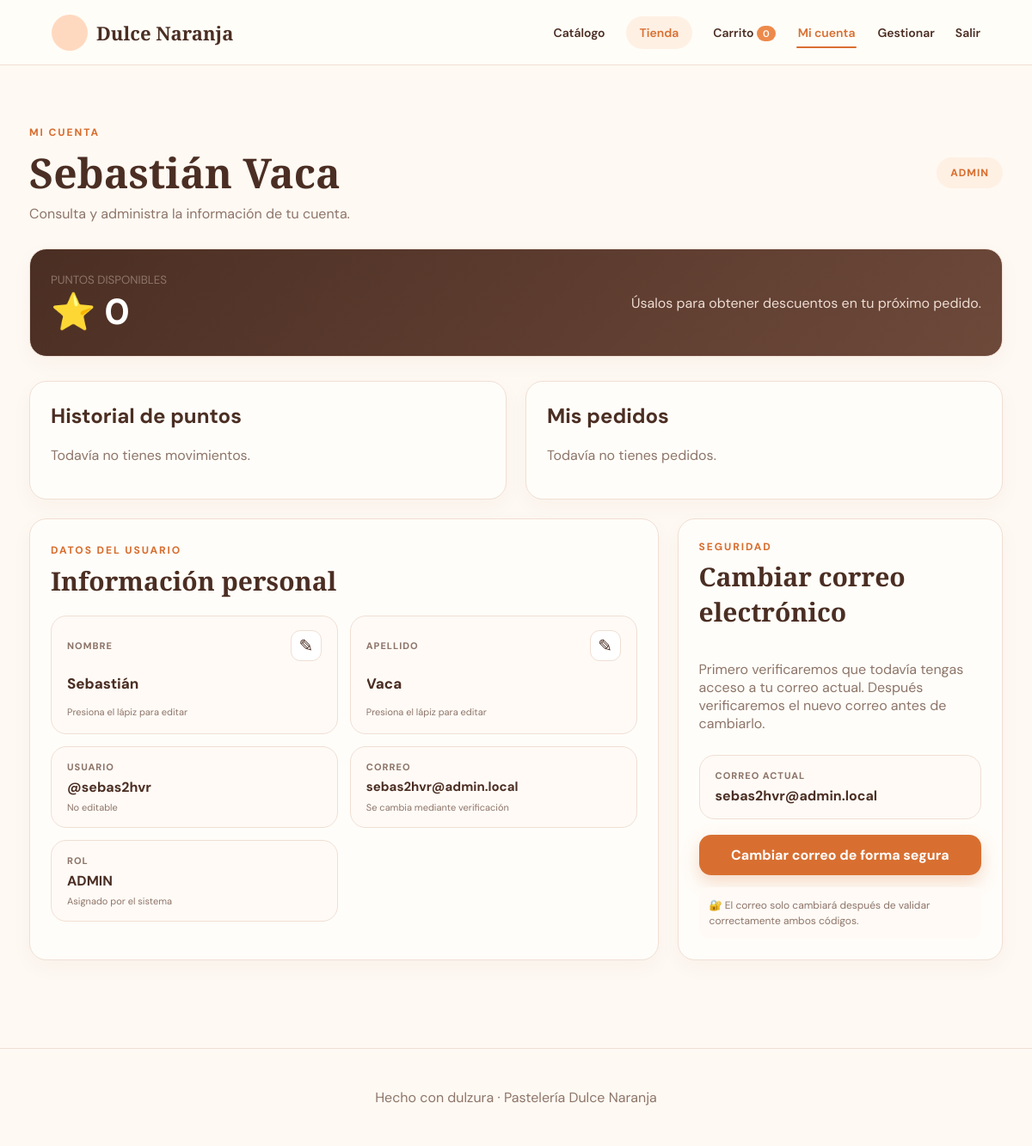
Screenshot of /profile (signed in) with the database file from the repository.
### tables this page shows
CREATE TABLE `users` (
  `id` bigint(20) unsigned NOT NULL AUTO_INCREMENT,
  `role_id` int(10) unsigned NOT NULL,
  `first_name` varchar(80) NOT NULL,
  `second_name` varchar(80) DEFAULT NULL,
  `last_name` varchar(80) NOT NULL,
  `second_last_name` varchar(80) NOT NULL,
  `username` varchar(60) NOT NULL,
  `email` varchar(160) NOT NULL,
  `google_sub` varchar(255) DEFAULT NULL,
  `password_hash` varchar(255) NOT NULL,
  `points_balance` int(11) NOT NULL DEFAULT 0,
  `status` enum('ACTIVE','INACTIVE','BANNED') NOT NULL DEFAULT 'ACTIVE',
  `created_at` timestamp NULL DEFAULT current_timestamp(),
  `updated_at` timestamp NULL DEFAULT current_timestamp() ON UPDATE current_timestamp(),
  PRIMARY KEY (`id`),
  UNIQUE KEY `username` (`username`),
  UNIQUE KEY `email` (`email`),
  UNIQUE KEY `google_sub` (`google_sub`),
  KEY `idx_users_role` (`role_id`),
  KEY `idx_users_status` (`status`),
  CONSTRAINT `fk_users_role` FOREIGN KEY (`role_id`) REFERENCES `roles` (`id`)
);

CREATE TABLE `roles` (
  `id` int(10) unsigned NOT NULL AUTO_INCREMENT,
  `name` varchar(50) NOT NULL,
  `created_at` timestamp NULL DEFAULT current_timestamp(),
  PRIMARY KEY (`id`),
  UNIQUE KEY `name` (`name`)
);

### src/Helpers/View.php (called while the page is built, shortened)
<?php
final class View {
    public static function render(string $view,array $data=[]):void {
        extract($data,EXTR_SKIP); $base=dirname(__DIR__,2).'/views/';
        $viewFile=$base.$view.'.php'; if(!is_file($viewFile)){http_response_code(500);exit('Vista no encontrada');}
        $auth=Auth::user(); $flashes=Flash::all(); $title=$data['title']??'Pastelería Dulce Naranja';
        require $base.'components/header.php';
        require $viewFile; require $base.'components/footer.php';
    }
    public static function e(mixed $v):string { return htmlspecialchars((string)$v,ENT_QUOTES,'UTF-8'); }
}

### src/Controllers/ProfileController.php (called while the page is built, shortened)
<?php
final class ProfileController
{
    public function show():void
    {
        AuthMiddleware::handle();$u=Auth::user();$pdo=Database::connection();
        $s=$pdo->prepare('SELECT pm.*,o.id order_no FROM point_movements pm LEFT JOIN orders o ON o.id=pm.order_id WHERE pm.user_id=? ORDER BY pm.created_at DESC LIMIT 50');$s->execute([$u['id']]);$mov=$s->fetchAll();
        $s=$pdo->prepare('SELECT o.*,os.name status_name FROM orders o JOIN order_statuses os ON os.id=o.status_id WHERE o.user_id=? ORDER BY o.created_at DESC LIMIT 20');$s->execute([$u['id']]);
        View::render('cliente/profile',['title'=>'Mi cuenta','movements'=>$mov,'orders'=>$s->fetchAll()]);
    }
}

### public/index.php (called while the page is built, shortened)
<?php
$r=new Router();
$r->add('GET','/',[HomeController::class,'home']);$r->add('GET','/catalog',[HomeController::class,'catalog']);$r->add('GET','/catalogo',[HomeController::class,'catalogo']);$r->add('GET','/product/{id}',[HomeController::class,'product']);$r->add('GET','/dashboard',[HomeController::class,'dashboard']);
$r->add('GET','/login',[AuthController::class,'loginForm']);$r->add('POST','/login',[AuthController::class,'login']);$r->add('GET','/register',[AuthController::class,'registerForm']);$r->add('POST','/register',[AuthController::class,'register']);$r->add('GET','/setup-admin',[AuthController::class,'setupForm']);$r->add('POST','/setup-admin',[AuthController::class,'setup']);$r->add('POST','/logout',[AuthController::class,'logout']);
$r->add('GET','/auth/google',[AuthController::class,'googleStart']);$r->add('GET','/auth/google/callback',[AuthController::class,'googleCallback']);
$r->add('GET','/cart',[CartController::class,'show']);$r->add('POST','/cart/add',[CartController::class,'add']);$r->add('POST','/cart/update',[CartController::class,'update']);$r->add('POST','/checkout',[CartController::class,'checkout']);
$r->add('GET','/profile',[ProfileController::class,'show']);$r->add('POST','/profile/update',[ProfileController::class,'updateProfile']);
$r->add('GET','/tienda',[StoreController::class,'index']);$r->add('POST','/tienda/canjear/{id}',[StoreController::class,'redeem']);
$r->add('POST','/profile/email/request-current',[ProfileController::class,'requestCurrentEmailCode']);$r->add('GET','/profile/email/verify-current',[ProfileController::class,'currentEmailCodeForm']);$r->add('POST','/profile/email/verify-current',[ProfileController::class,'verifyCurrentEmailCode']);
$r->add('GET','/profile/email/new',[ProfileController::class,'newEmailForm']);$r->add('POST','/profile/email/request-new',[ProfileController::class,'requestNewEmailCode']);$r->add('GET','/profile/email/verify-new',[ProfileController::class,'newEmailCodeForm']);$r->add('POST','/profile/email/verify-new',[ProfileController::class,'verifyNewEmailCode']);
$r->add('GET','/admin',[AdminController::class,'dashboard']);$r->add('GET','/admin/products',[AdminProductController::class,'index']);$r->add('GET','/admin/products/create',[AdminProductController::class,'create']);$r->add('POST','/admin/products',[AdminProductController::class,'store']);$r->add('GET','/admin/products/{id}/edit',[AdminProductController::class,'edit']);$r->add('POST','/admin/products/{id}/update',[AdminProductController::class,'update']);$r->add('POST','/admin/products/{id}/delete',[AdminProductController::class,'delete']);
$r->add('GET','/admin/categories',[AdminCategoryController::class,'index']);$r->add('POST','/admin/categories',[AdminCategoryController::class,'store']);$r->add('POST','/admin/categories/{id}/toggle',[AdminCategoryController::class,'toggle']);$r->add('GET','/admin/rewards',[AdminRewardController::class,'index']);$r->add('POST','/admin/rewards',[AdminRewardController::class,'store']);$r->add('POST','/admin/rewards/{id}/toggle',[AdminRewardController::class,'toggle']);
$r->add('GET','/admin/users',[AdminUserController::class,'index']);$r->add('POST','/admin/users/{id}/status',[AdminUserController::class,'status']);$r->add('POST','/admin/users/{id}/role',[AdminUserController::class,'requestRole']);$r->add('GET','/admin/users/role/verify',[AdminUserController::class,'verifyRoleForm']);$r->add('POST','/admin/users/role/verify',[AdminUserController::class,'verifyRole']);
$r->add('GET','/admin/orders',[AdminOrderController::class,'index']);$r->add('POST','/admin/orders/{id}/status',[AdminOrderController::class,'status']);
$r->add('GET','/admin/settings',[AdminSettingsController::class,'index']);$r->add('POST','/admin/settings',[AdminSettingsController::class,'save']);
$r->add('GET','/admin/reports',[AdminReportController::class,'index']);
$r->dispatch($_SERVER['REQUEST_METHOD'],$_SERVER['REQUEST_URI']);

### src/Helpers/Auth.php (called while the page is built, shortened)
<?php
final class Auth {
    public static function user(): ?array {
        $id=$_SESSION['user_id'] ?? null; if (!$id) return null;
        $st=Database::connection()->prepare('SELECT u.id,u.first_name,u.second_name,u.last_name,u.second_last_name,u.username,u.email,u.points_balance,u.status,r.name role FROM users u JOIN roles r ON r.id=u.role_id WHERE u.id=? LIMIT 1');
        $st->execute([$id]); return $st->fetch() ?: null;
    }
    public static function can(string $permission):bool {
        $u=self::user(); if(!$u)return false;
        $st=Database::connection()->prepare('SELECT COUNT(*) FROM role_permissions rp JOIN permissions p ON p.id=rp.permission_id JOIN roles r ON r.id=rp.role_id WHERE r.name=? AND p.name=?');
        $st->execute([$u['role'],$permission]); return (int)$st->fetchColumn()>0;
    }
    public static function canAccessManagement():bool { return self::can('dashboard.view'); }
}

### src/Config/Database.php (called while the page is built, shortened)
<?php
final class Database {
    private static ?PDO $pdo=null;
    public static function connection(): PDO {
        if (self::$pdo) return self::$pdo;
        $dsn=sprintf('mysql:host=%s;port=%s;dbname=%s;charset=utf8mb4', Env::get('DB_HOST','127.0.0.1'), Env::get('DB_PORT','3306'), Env::get('DB_NAME','pasteleria_db'));
        try {
            self::$pdo=new PDO($dsn, Env::get('DB_USER','root'), Env::get('DB_PASSWORD',''), [PDO::ATTR_ERRMODE=>PDO::ERRMODE_EXCEPTION, PDO::ATTR_DEFAULT_FETCH_MODE=>PDO::FETCH_ASSOC, PDO::ATTR_EMULATE_PREPARES=>false]);
            return self::$pdo;
        } catch (PDOException $e) { http_response_code(500); exit('No se pudo conectar a la base de datos. Revisa tu archivo .env y ejecuta database/schema.sql.'); }
    }
}

### views/cliente/profile.php (the view, shortened to what this page needs)
<link rel="stylesheet" href="/css/profile.css">
<section class="page-head profile-head">
    <div>
        <span class="eyebrow">MI CUENTA</span>
        <h1><?=View::e(trim($auth['first_name'].' '.$auth['last_name']))?></h1>
        <p>Consulta y administra la información de tu cuenta.</p>
    </div>
    <div class="role-badge"><?=View::e($auth['role'])?></div>
</section>
<div class="points-hero">
    <div>
        <small>PUNTOS DISPONIBLES</small>
        <strong>⭐ <?=$auth['points_balance']?></strong>
    </div>
    <p>Úsalos para obtener descuentos en tu próximo pedido.</p>
</div>
<div class="two-col profile-activity">
    <section class="panel">
        <h2>Historial de puntos</h2>
        <?php if(!$movements):?><p class="muted">Todavía no tienes movimientos.</p><?php endif;?>
    </section>
    <section class="panel">
        <h2>Mis pedidos</h2>
        <?php if(!$orders):?><p class="muted">Todavía no tienes pedidos.</p><?php endif;?>
    </section>
</div>
<section class="account-grid">
    <article class="panel account-card">
        <div class="account-card-head">
            <div>
                <span class="eyebrow">DATOS DEL USUARIO</span>
                <h2>Información personal</h2>
            </div>
        </div>
        <div class="account-info">
            <form class="account-field editable-account-field" method="post" action="/profile/update" data-editable-profile-field data-label="nombre">
                <div class="field-topline">
                    <span>NOMBRE</span>
                    <button class="field-action" type="button" data-field-action aria-label="Editar nombre" title="Editar nombre">
                        <span class="icon-pencil" aria-hidden="true">✎</span>
                    </button>
                </div>
                <input
                    class="profile-inline-input"
                    type="text"
                    name="value"
                    maxlength="80"
                    required
                    readonly
                    autocomplete="given-name"
                    data-original="<?=View::e($auth['first_name'])?>"
                    value="<?=View::e($auth['first_name'])?>"
                >
                <small data-field-help>Presiona el lápiz para editar</small>
            </form>
            <form class="account-field editable-account-field" method="post" action="/profile/update" data-editable-profile-field data-label="apellido">
                <div class="field-topline">
                    <span>APELLIDO</span>
                    <button class="field-action" type="button" data-field-action aria-label="Editar apellido" title="Editar apellido">
                        <span class="icon-pencil" aria-hidden="true">✎</span>
                    </button>
                </div>
                <input
                    class="profile-inline-input"
                    type="text"
                    name="value"
                    maxlength="80"
                    required
                    readonly
                    autocomplete="family-name"
                    data-original="<?=View::e($auth['last_name'])?>"
                    value="<?=View::e($auth['last_name'])?>"
                >
                <small data-field-help>Presiona el lápiz para editar</small>
            </form>
            <div class="account-field">
                <span>USUARIO</span>
                <strong>@<?=View::e($auth['username'])?></strong>
                <small>No editable</small>
            </div>
            <div class="account-field email-summary-field">
                <span>CORREO</span>
                <strong><?=View::e($auth['email'])?></strong>
                <small>Se cambia mediante verificación</small>
            </div>
            <div class="account-field">
                <span>ROL</span>
                <strong><?=View::e($auth['role'])?></strong>
                <small>Asignado por el sistema</small>
            </div>
        </div>
    </article>
    <article class="panel email-card">
        <span class="eyebrow">SEGURIDAD</span>
        <h2>Cambiar correo electrónico</h2>
        <p class="muted">Primero verificaremos que todavía tengas acceso a tu correo actual. Después verificaremos el nuevo correo antes de cambiarlo.</p>
        <div class="current-email">
            <span>Correo actual</span>
            <strong><?=View::e($auth['email'])?></strong>
        </div>
        <form method="post" action="/profile/email/request-current" data-email-change-start>
            <button class="primary wide" type="submit">Cambiar correo de forma segura</button>
        </form>
        <div class="security-note">🔐 El correo solo cambiará después de validar correctamente ambos códigos.</div>
    </article>
</section>

### src/Router.php (shortened to what this page needs)
<?php
final class Router {
    private array $routes=[];
    public function add(string $method,string $path,array $handler):void{$this->routes[]=[strtoupper($method),$path,$handler];}
    public function dispatch(string $method,string $uri):void{
        $path=parse_url($uri,PHP_URL_PATH) ?: '/';
        foreach($this->routes as [$m,$pattern,$handler]){
            if($m!==strtoupper($method)) continue;
            $regex=preg_replace('#\{([a-zA-Z_][a-zA-Z0-9_]*)\}#','(?P<$1>[^/]+)',$pattern); $regex='#^'.$regex.'$#';
            if(preg_match($regex,$path,$matches)){
                $params=array_filter($matches,'is_string',ARRAY_FILTER_USE_KEY); [$class,$fn]=$handler; (new $class())->$fn(...array_values($params)); return;
            }
        }
    }
}

### rows the page displays
users: first_name+last_name "Sebastián Vaca", role.name "ADMIN", points_balance "0", value "Sebastián", value "Vaca", username "sebas2hvr", email "sebas2hvr@admin.local"
